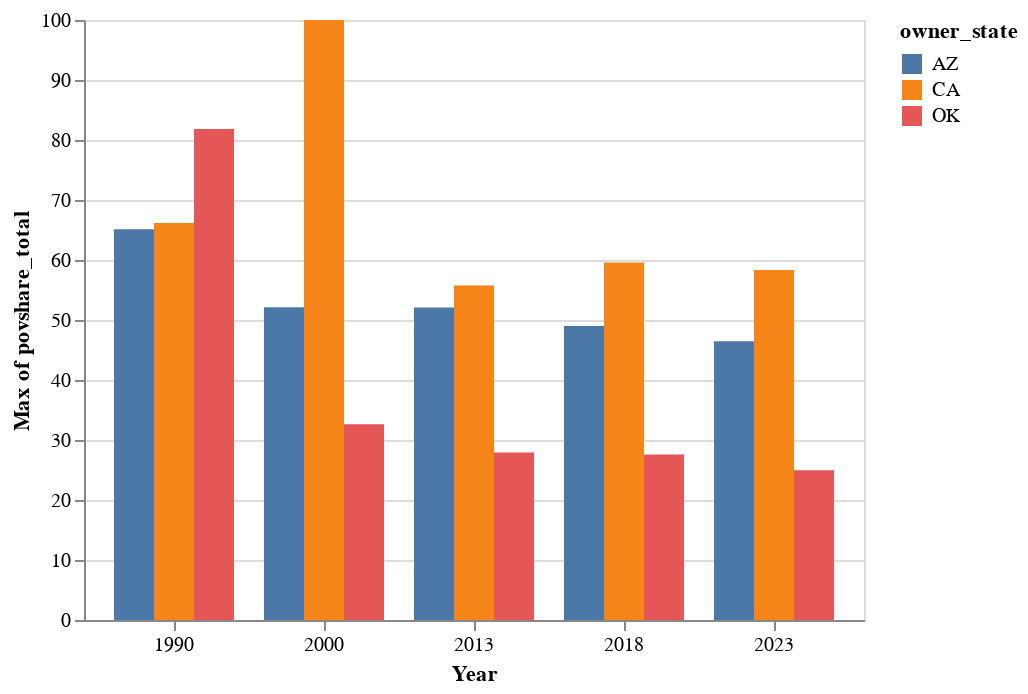

The notebook cell saved with this chart:
### Code cell
spaghetti_poverty = alt.Chart(poverty_levels_top).mark_bar().encode(
    x=alt.X(
        'datayear_dt:O',
        title='Year',
        timeUnit='year',
        axis=alt.Axis(format='%Y')
    ),
    y=alt.Y('max(povshare_total):Q'),
    color=alt.Color('owner_state:N'),
    xOffset='owner_state:N'
)
spaghetti_poverty

### Figure 1 — Vega-Lite specification as saved in the notebook (floating-point values rounded to 4 significant figures; data arrays with more than 128 entries replaced by an {"elided": "..."} marker saying what was removed)
{"config": {"view": {"continuousWidth": 300, "continuousHeight": 300}}, "data": {"name": "data-65afb7b059be5c891c4d80b01f5de0e5"}, "mark": {"type": "bar"}, "encoding": {"color": {"field": "owner_state", "type": "nominal"}, "x": {"axis": {"format": "%Y"}, "field": "datayear_dt", "timeUnit": "year", "title": "Year", "type": "ordinal"}, "xOffset": {"field": "owner_state", "type": "nominal"}, "y": {"aggregate": "max", "field": "povshare_total", "type": "quantitative"}}, "$schema": "https://vega.github.io/schema/vega-lite/v5.20.1.json", "datasets": {"data-65afb7b059be5c891c4d80b01f5de0e5": {"elided": "680 records"}}}
